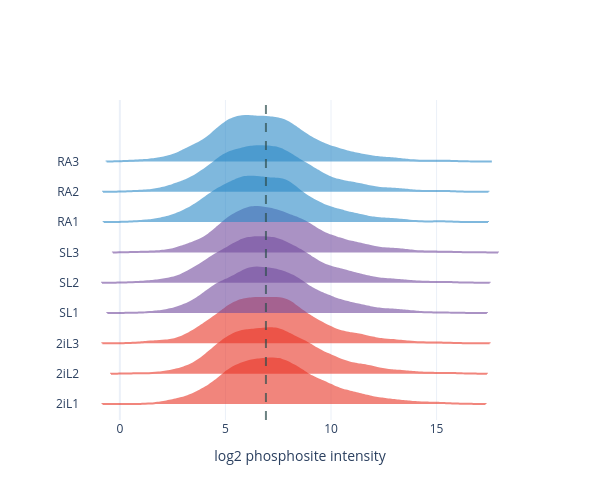

This figure's notebook cell:
### Markdown cell above
# Figure 3G

### Code cell
# Figure 3G — per-sample phosphosite intensity distributions (500-cell normalized stem).
# log2 intensities from process_ptm_site_report; one horizontal violin per sample,
# colored by state (2iL=red, SL=violet, RA=blue). Shows 2iL/SL/RA (v00 plotted RA24 for
# the third group via positional slicing — corrected here to RA, consistent with 3e/3F).
import importlib, core
importlib.reload(core)
from core import process_ptm_site_report
import re
import numpy as np
import plotly.graph_objects as go

CELLLINE_TO_STATE = {1: '2iL', 2: 'SL', 4: 'RA', 5: 'RA24'}
STATE_ORDER = ['2iL', 'SL', 'RA']
STATE_COLOR = {'2iL': '#e93526', 'SL': '#734b9e', 'RA': '#2b89c7'}   # red / violet / blue

sd = process_ptm_site_report(df_stem_500norm, cutoff=0.75)['site_data']
PROC_META = {'Protein_group', 'Gene_group', 'PTM_0_aa', 'PTM_pos', 'PTM_mult123',
             'PTM_flank', 'PTM_Collapse_key', 'PTM_localization', 'UPD_seq'}
sample_cols = [c for c in sd.columns if c not in PROC_META]

def state_of(col):
    m = re.search(r'cellline(\d+)', col)
    return CELLLINE_TO_STATE.get(int(m.group(1))) if m else None

# one row per sample, grouped by state (2iL, SL, RA), top-to-bottom
rows = []
for s in STATE_ORDER:
    for j, col in enumerate(sorted(c for c in sample_cols if state_of(c) == s), 1):
        rows.append((f'{s}{j}', s, col))

fig = go.Figure()
for label, s, col in rows:
    fig.add_trace(go.Violin(
        x=sd[col].dropna().tolist(), y=[label] * sd[col].notna().sum(),
        line_color=STATE_COLOR[s], fillcolor=STATE_COLOR[s], opacity=0.6,
        orientation='h', side='positive', width=3, points=False, showlegend=False,
    ))
overall_med = float(np.nanmedian(np.concatenate([sd[c].dropna().values for _, _, c in rows])))
fig.add_vline(x=overall_med, line_dash='dash', line_color='darkslategrey', line_width=2, opacity=0.7)
fig.update_layout(width=600, height=500, template='plotly_white', showlegend=False,
                  xaxis_title='log2 phosphosite intensity',
                  yaxis=dict(categoryorder='array', categoryarray=[r[0] for r in rows]))
fig.show()
fig.write_image(r'figures/figure3/figure3g.pdf', width=600, height=500)

### Figure 1 — Plotly figure (JSON) as saved in the notebook; plotly's stock layout.template omitted (floating-point values rounded to 4 significant figures; data arrays with more than 128 entries replaced by an {"elided": "..."} marker saying what was removed)
{"data": [{"fillcolor": "#e93526", "line": {"color": "#e93526"}, "opacity": 0.6, "orientation": "h", "points": false, "showlegend": false, "side": "positive", "type": "violin", "width": 3, "x": {"elided": "4897 float values"}, "y": {"elided": "4897 str values"}}, {"fillcolor": "#e93526", "line": {"color": "#e93526"}, "opacity": 0.6, "orientation": "h", "points": false, "showlegend": false, "side": "positive", "type": "violin", "width": 3, "x": {"elided": "4318 float values"}, "y": {"elided": "4318 str values"}}, {"fillcolor": "#e93526", "line": {"color": "#e93526"}, "opacity": 0.6, "orientation": "h", "points": false, "showlegend": false, "side": "positive", "type": "violin", "width": 3, "x": {"elided": "4639 float values"}, "y": {"elided": "4639 str values"}}, {"fillcolor": "#734b9e", "line": {"color": "#734b9e"}, "opacity": 0.6, "orientation": "h", "points": false, "showlegend": false, "side": "positive", "type": "violin", "width": 3, "x": {"elided": "4558 float values"}, "y": {"elided": "4558 str values"}}, {"fillcolor": "#734b9e", "line": {"color": "#734b9e"}, "opacity": 0.6, "orientation": "h", "points": false, "showlegend": false, "side": "positive", "type": "violin", "width": 3, "x": {"elided": "4735 float values"}, "y": {"elided": "4735 str values"}}, {"fillcolor": "#734b9e", "line": {"color": "#734b9e"}, "opacity": 0.6, "orientation": "h", "points": false, "showlegend": false, "side": "positive", "type": "violin", "width": 3, "x": {"elided": "4225 float values"}, "y": {"elided": "4225 str values"}}, {"fillcolor": "#2b89c7", "line": {"color": "#2b89c7"}, "opacity": 0.6, "orientation": "h", "points": false, "showlegend": false, "side": "positive", "type": "violin", "width": 3, "x": {"elided": "5150 float values"}, "y": {"elided": "5150 str values"}}, {"fillcolor": "#2b89c7", "line": {"color": "#2b89c7"}, "opacity": 0.6, "orientation": "h", "points": false, "showlegend": false, "side": "positive", "type": "violin", "width": 3, "x": {"elided": "4940 float values"}, "y": {"elided": "4940 str values"}}, {"fillcolor": "#2b89c7", "line": {"color": "#2b89c7"}, "opacity": 0.6, "orientation": "h", "points": false, "showlegend": false, "side": "positive", "type": "violin", "width": 3, "x": {"elided": "5103 float values"}, "y": {"elided": "5103 str values"}}], "layout": {"height": 500, "shapes": [{"line": {"color": "darkslategrey", "dash": "dash", "width": 2}, "opacity": 0.7, "type": "line", "x0": 6.918, "x1": 6.918, "xref": "x", "y0": 0, "y1": 1, "yref": "y domain"}], "showlegend": false, "width": 600, "xaxis": {"title": {"text": "log2 phosphosite intensity"}}, "yaxis": {"categoryarray": ["2iL1", "2iL2", "2iL3", "SL1", "SL2", "SL3", "RA1", "RA2", "RA3"], "categoryorder": "array"}}}
